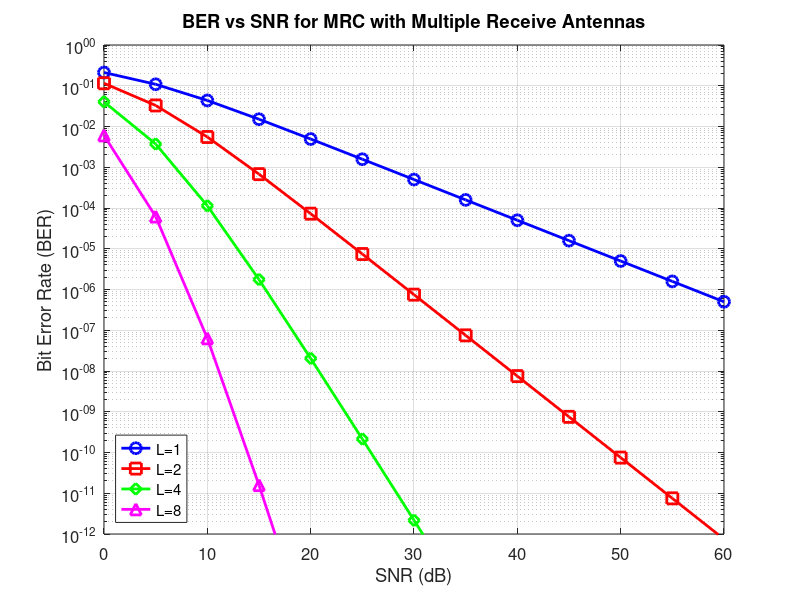

MATLAB code to generate this figure:
clc; clear all; close all;

SNR_dB = 0:5:60;
SNR = 10.^(SNR_dB/10); % Linear SNR

% number of rx antennas
L_values = [1, 2, 4, 8];

BER = zeros(length(L_values), length(SNR_dB));

for l_idx = 1:length(L_values)
    L = L_values(l_idx);
    
    for snr_idx = 1:length(SNR)
        snr = SNR(snr_idx);
        
        lambda = sqrt(snr/(2 + snr));
        
        ber = 0;
        
        % summation term
        for k = 0:L-1
            binomial_coeff = nchoosek(L+k-1, k);
            term = binomial_coeff * ((1 + lambda)/2)^k;
            ber = ber + term;
        end
        
        % final calculation
        BER(l_idx, snr_idx) = ((1 - lambda)/2)^L * ber;
    end
end

figure;
semilogy(SNR_dB, BER(1,:), 'b-o', 'LineWidth', 2, 'MarkerSize', 8); hold on;
semilogy(SNR_dB, BER(2,:), 'r-s', 'LineWidth', 2, 'MarkerSize', 8);
semilogy(SNR_dB, BER(3,:), 'g-d', 'LineWidth', 2, 'MarkerSize', 8);
semilogy(SNR_dB, BER(4,:), 'm-^', 'LineWidth', 2, 'MarkerSize', 8);
grid on;
xlabel('SNR (dB)');
ylabel('Bit Error Rate (BER)');
title('BER vs SNR for MRC with Multiple Receive Antennas');
legend('L=1', 'L=2', 'L=4', 'L=8', 'Location', 'SouthWest');
set(gca, 'FontSize', 12);
axis([0 60 1e-12 1]);

